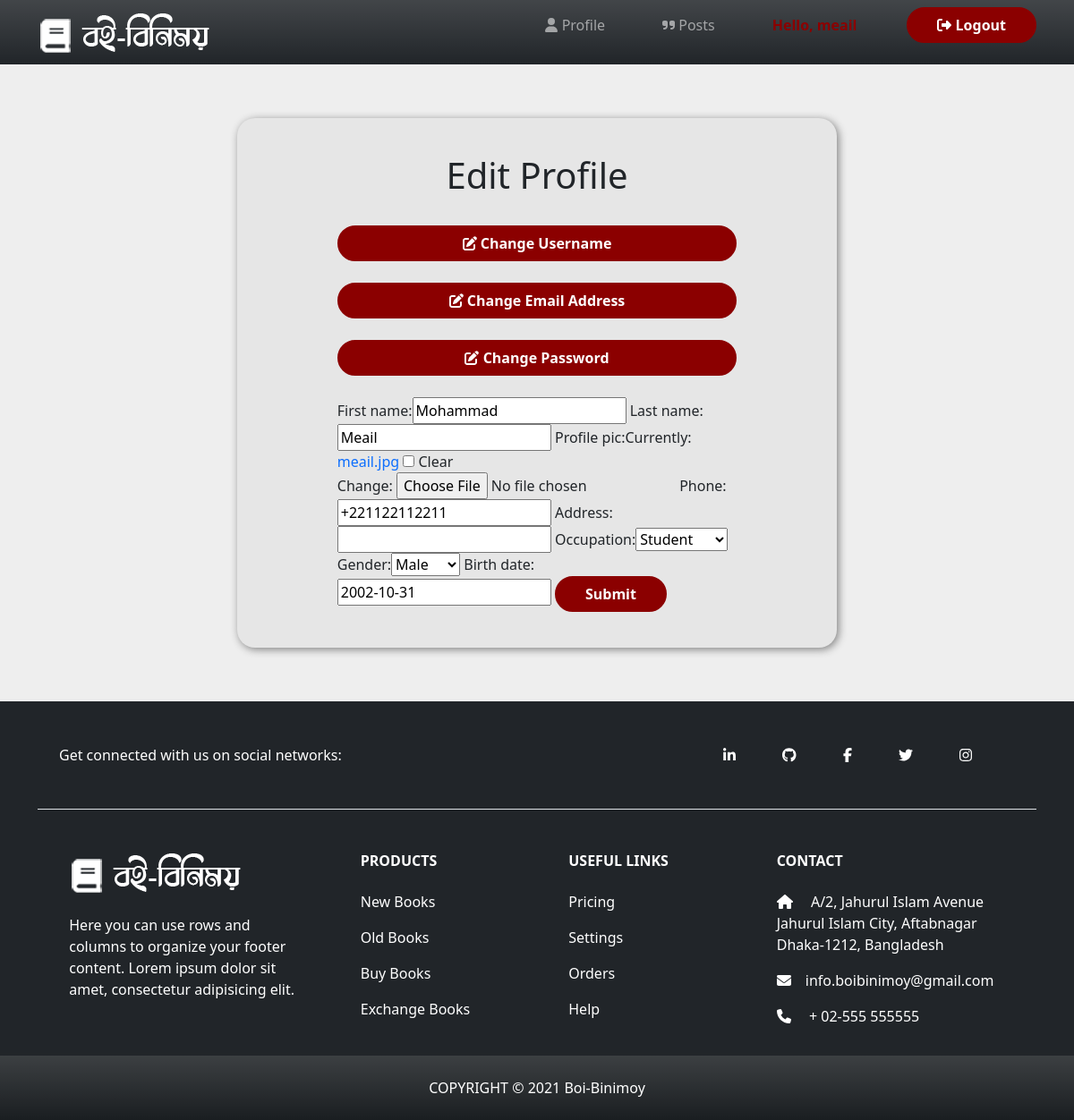
The app's page /edit-profile/ (signed in) with its own data.
### users/models.py (models this page shows, shortened)
class Customer(models.Model):
    GENDER_TYPE = (
        ('Male','Male'),
        ('Female','Female'),
        ('Others','Others')
    )
    OCCUPATION_TYPE = (
        ('Student','Student'),
        ('Job-Holder','Job-Holder'),
    )
    username = models.OneToOneField(User, null=True, blank=True, on_delete=models.CASCADE)
    first_name = models.CharField(max_length=200, null=True, blank=True)
    last_name = models.CharField(max_length=200, null=True, blank=True)
    profile_pic = models.ImageField(default='profile-white.png', null=True, blank=True)
    phone = models.CharField(max_length=200, null=True, blank=True)
    email = models.CharField(max_length=200, null=True, blank=True)
    address = models.CharField(max_length=200, null=True, blank=True)
    occupation = models.CharField(max_length=50,choices=OCCUPATION_TYPE, null=True,blank=True)
    gender = models.CharField(max_length=50,choices=GENDER_TYPE, null=True,blank=True)
    birth_date = models.DateField(null=True, blank=True)
    created = models.DateTimeField(auto_now_add=True)
    updated = models.DateTimeField(auto_now=True)

### users/decorators.py (the view)
        def wrapper_func(request, *args, **kwargs):
            group = None
            if request.user.groups.exists():
                group = request.user.groups.all()[0].name
            if group in allowed_roles:
                return view_func(request, *args, **kwargs)
            else:
                return render(request,'users/unauthorized_page.html')

### users/forms.py
class CustomerForm(ModelForm):
    class Meta:
        model = Customer
        fields = '__all__'
        exclude = ['username','email']

### users/views.py (called while the page is built, shortened)
@login_required(login_url='login')
@allowed_users(allowed_roles=['customer'])
def editUserProfile(request):
    customer = Customer.objects.get(username=request.user)
    myUser = User.objects.get(username=request.user)
    form = CustomerForm(instance=customer)
    context = {'myUser':request.user,'form':form}
    return render(request,'users/edit_user_profile.html',context)

### templates/users/edit_user_profile.html (shortened to what this page needs)
{% extends 'users/main.html' %}
{% load static %}
{% load bootstrap %}
{% block content %}
<div class="container">
    <div class="form-div">
        <h1 class="text-center">Edit Profile</h1><br>
        <a class="btn btn-darkred width-full" href='{% url "change-username" %}'><i class="fas fa-edit"></i> Change Username</a><br><br>
        <a class="btn btn-darkred width-full" href='{% url "change-email" %}'><i class="fas fa-edit"></i> Change Email Address</a><br><br>
        <a class="btn btn-darkred width-full" href='{% url "change-password" %}'><i class="fas fa-edit"></i> Change Password</a><br><br>
        <form method="POST" action="" enctype="multipart/form-data">
            {{ form|bootstrap }}
            <input class="btn btn--sub btn--lg  my-md btn-darkred" type="submit" value="Submit" />
        </form>
    </div>
</div>
{% endblock %}

### templates/users/navbar.html (shortened to what this page needs)
{% load static %}
<nav class="navbar navbar-expand-lg navbar-dark bg-dark bg-gradient">
    <div class="container">
      <a class="navbar-brand" href="{% url 'home' %}"><img src="{% static 'images/logo.png' %}" alt=""></a>
      <div>
          <div class="collapse navbar-collapse" id="navbarNav">
            <ul class="navbar-nav">
              {% if request.user.groups.all.0.name == 'admin' %}
              <li class="nav-item">
                <a class="nav-link" href='{% url "admin-panel" request.user.username %}'>
                  <svg xmlns="http://www.w3.org/2000/svg" width="16" height="16" fill="currentColor" class="bi bi-grid" viewBox="0 0 16 16">
                    <path d="M1 2.5A1.5 1.5 0 0 1 2.5 1h3A1.5 1.5 0 0 1 7 2.5v3A1.5 1.5 0 0 1 5.5 7h-3A1.5 1.5 0 0 1 1 5.5v-3zM2.5 2a.5.5 0 0 0-.5.5v3a.5.5 0 0 0 .5.5h3a.5.5 0 0 0 .5-.5v-3a.5.5 0 0 0-.5-.5h-3zm6.5.5A1.5 1.5 0 0 1 10.5 1h3A1.5 1.5 0 0 1 15 2.5v3A1.5 1.5 0 0 1 13.5 7h-3A1.5 1.5 0 0 1 9 5.5v-3zm1.5-.5a.5.5 0 0 0-.5.5v3a.5.5 0 0 0 .5.5h3a.5.5 0 0 0 .5-.5v-3a.5.5 0 0 0-.5-.5h-3zM1 10.5A1.5 1.5 0 0 1 2.5 9h3A1.5 1.5 0 0 1 7 10.5v3A1.5 1.5 0 0 1 5.5 15h-3A1.5 1.5 0 0 1 1 13.5v-3zm1.5-.5a.5.5 0 0 0-.5.5v3a.5.5 0 0 0 .5.5h3a.5.5 0 0 0 .5-.5v-3a.5.5 0 0 0-.5-.5h-3zm6.5.5A1.5 1.5 0 0 1 10.5 9h3a1.5 1.5 0 0 1 1.5 1.5v3a1.5 1.5 0 0 1-1.5 1.5h-3A1.5 1.5 0 0 1 9 13.5v-3zm1.5-.5a.5.5 0 0 0-.5.5v3a.5.5 0 0 0 .5.5h3a.5.5 0 0 0 .5-.5v-3a.5.5 0 0 0-.5-.5h-3z"/>
                  </svg>
                  Admin Panel</a>
              </li>
              {% elif request.user.groups.all.0.name == 'customer' %}
              <li class="nav-item">
                <a class="nav-link" href='{% url "user-profile" request.user.username %}'><i class="fas fa-user"></i> Profile</a>
              </li>
              <li class="nav-item">
                <a class="nav-link" href="{% url 'books-home' %}"><i class="fas fa-quote-right"></i> Posts</a>
              </li>
              {% endif %}
              {% if request.user.is_authenticated %}
              <li class="nav-item">
                <p class="nav-link active" style="color: darkred; font-weight: 700;">Hello, {{request.user.username}}</p>
              </li>
              <li class="nav-item">
                <a class="btn btn-darkred" href="{% url 'logout' %}"><i class="fas fa-sign-out-alt"></i> Logout</a>
              </li>
              {% else %}
              <li class="nav-item">
                <a class="btn btn-darkred" href="{% url 'login' %}"><i class="fas fa-sign-in-alt"></i> Login</a>
              </li>
              {% endif %}
            </ul>
          </div>
      </div>
    </div>
  </nav>

### static/css/style.css (style rules this page uses)
.width-full { width: 100%; }
.btn-darkred { font-weight: bold; color: white; background-color: darkred; border-radius: 1.5rem; border: 2px solid darkred; padding: 6px 32px; }
.nav-link { margin-right: 3rem; }
a { text-decoration: none; }
body { background:#eee; }
.form-div { background-color: rgb(230, 230, 230); margin: 60px 20%; padding: 40px 10%; border-radius: 20px; box-shadow: 2px 2px 10px gray; transition: 0.3s; }

### records on screen
Customer: first_name "Mohammad", last_name "Meail", phone "+221122112211", occupation "Student", gender "Male", birth_date "2002-10-31"

### other values on screen
{{ request.user.username }} "meail"
